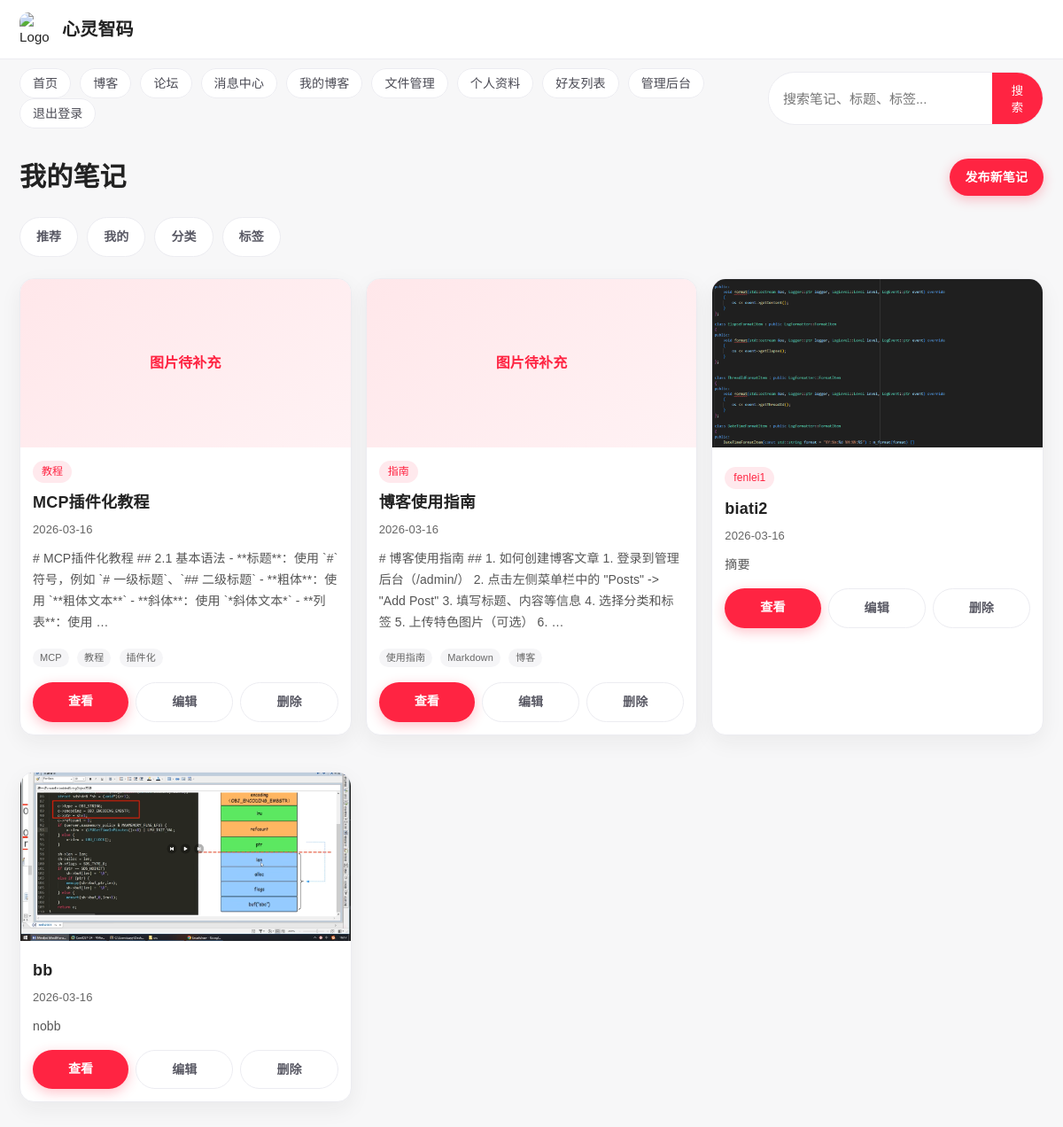
The app's page /blog/my-posts/ (signed in) with its own data.
### blog/models.py (models this page shows, shortened)
class Post(models.Model):
    title = models.CharField(max_length=200)
    slug = models.SlugField(max_length=200, unique=True)
    content = models.TextField()
    excerpt = models.TextField(blank=True)
    author = models.ForeignKey(User, on_delete=models.CASCADE, related_name='posts')
    category = models.ForeignKey(Category, on_delete=models.SET_NULL, null=True, related_name='posts')
    tags = models.ManyToManyField(Tag, related_name='posts')
    featured_image = models.ImageField(upload_to='blog_images/', blank=True, null=True)
    is_published = models.BooleanField(default=False)
    publish_date = models.DateTimeField(default=timezone.now)
    created_at = models.DateTimeField(auto_now_add=True)
    updated_at = models.DateTimeField(auto_now=True)

class Category(models.Model):
    name = models.CharField(max_length=100, unique=True)
    slug = models.SlugField(max_length=100, unique=True)
    description = models.TextField(blank=True)
    created_at = models.DateTimeField(auto_now_add=True)

class Tag(models.Model):
    name = models.CharField(max_length=50, unique=True)
    slug = models.SlugField(max_length=50, unique=True)
    created_at = models.DateTimeField(auto_now_add=True)

### blog/views.py (the view)
# urls.py: path('my-posts/', my_posts, name='my_posts'),
@login_required
def my_posts(request):
    posts = Post.objects.filter(author=request.user).order_by('-publish_date')
    return render(request, 'blog/my_posts.html', {'posts': posts})

### blog/templates/blog/my_posts.html
{% extends 'base.html' %}
{% block content %}
    <div style="display: flex; justify-content: space-between; align-items: center; margin-bottom: 24px;">
        <h1 style="font-size: 30px;">我的笔记</h1>
        <a href="{% url 'create_post' %}" class="btn">发布新笔记</a>
    </div>
    <div style="margin-bottom: 24px; display: flex; gap: 10px; flex-wrap: wrap;">
        <a href="{% url 'post_list' %}" class="btn btn-secondary">推荐</a>
        <a href="{% url 'my_posts' %}" class="btn btn-secondary">我的</a>
        <a href="{% url 'category_list' %}" class="btn btn-secondary">分类</a>
        <a href="{% url 'tag_list' %}" class="btn btn-secondary">标签</a>
    </div>
    {% if posts %}
        <div style="display: grid; grid-template-columns: repeat(auto-fill, minmax(280px, 1fr)); gap: 16px;">
            {% for post in posts %}
                <div class="card" style="transition: all 0.3s ease; border-radius: 16px; padding: 0; overflow: hidden;">
                    {% if post.featured_image %}
                        <img src="{{ post.featured_image.url }}" alt="{{ post.title }}" style="width: 100%; height: 190px; object-fit: cover; border-radius: 0;">
                    {% else %}
                        <div style="width: 100%; height: 190px; background: linear-gradient(140deg, #ffe7ea 0%, #fff2f4 100%); display: flex; align-items: center; justify-content: center; color: #ff2442;">
                            <p style="font-size: 16px; font-weight: 600;">图片待补充</p>
                        </div>
                    {% endif %}
                    <div style="padding: 14px;">
                        {% if post.category %}
                            <span style="display: inline-block; background-color: #ffe9ed; color: #ff2442; padding: 3px 10px; border-radius: 999px; font-size: 12px; margin-bottom: 10px;">
                                <a href="{% url 'category_detail' post.category.slug %}" style="color: #ff2442; text-decoration: none;">{{ post.category.name }}</a>
                            </span>
                        {% endif %}
                        <h2 style="margin-bottom: 8px; font-size: 18px;"><a href="{% url 'post_detail' post.slug %}" style="text-decoration: none; color: #222;">{{ post.title|truncatewords:13 }}</a></h2>
                        <p style="color: #666; font-size: 13px; margin-bottom: 10px;">{{ post.publish_date|date:"Y-m-d" }}</p>
                        <p style="margin-bottom: 14px; color: #555; font-size: 14px;">{{ post.excerpt|default:post.content|truncatewords:20 }}</p>
                        {% if post.tags.all %}
                            <div style="margin-bottom: 12px;">
                                {% for tag in post.tags.all %}
                                    <span style="display: inline-block; background-color: #f5f5f7; color: #666; padding: 2px 8px; border-radius: 999px; font-size: 11px; margin-right: 5px; margin-bottom: 5px;">
                                        <a href="{% url 'tag_detail' tag.slug %}" style="color: #666; text-decoration: none;">{{ tag.name }}</a>
                                    </span>
                                {% endfor %}
                            </div>
                        {% endif %}
                        <div style="display: flex; gap: 8px;">
                            <a href="{% url 'post_detail' post.slug %}" class="btn" style="flex: 1; text-align: center;">查看</a>
                            <a href="{% url 'update_post' post.slug %}" class="btn btn-secondary" style="flex: 1; text-align: center;">编辑</a>
                            <a href="{% url 'delete_post' post.slug %}" class="btn btn-secondary" style="flex: 1; text-align: center;">删除</a>
                        </div>
                    </div>
                </div>
            {% endfor %}
        </div>
    {% else %}
        <div class="card" style="padding: 50px; text-align: center;">
            <h3 style="margin-bottom: 14px;">你还没有发布笔记</h3>
            <p style="margin-bottom: 24px; color: #666;">马上发布第一篇，打造你的内容主页。</p>
            <a href="{% url 'create_post' %}" class="btn">发布第一篇</a>
        </div>
    {% endif %}
{% endblock %}

### templates/base.html (style rules this page uses)
* { margin: 0; padding: 0; box-sizing: border-box; }
:root { --xhs-red: #ff2442; --xhs-red-deep: #e51f3c; --xhs-bg: #f7f7f8; --xhs-card: #ffffff; --xhs-text: #222; --xhs-subtext: #7a7a85; --xhs-border: #ececf1; --xhs-shadow: 0 8px 24px rgba(27, 27, 33, 0.06); }
body { font-family: "PingFang SC", "Microsoft YaHei", Arial, sans-serif; line-height: 1.6; font-size: 15px; letter-spacing: 0.1px; color: var(--xhs-text); background: var(--xhs-bg); }
h1, h2, h3, h4 { line-height: 1.35; letter-spacing: 0.2px; }
p { line-height: 1.7; }
.card { background: var(--xhs-card); border-radius: 14px; padding: 22px; box-shadow: var(--xhs-shadow); margin-bottom: 25px; transition: all 0.3s ease; border: 1px solid var(--xhs-border); }
.btn { display: inline-block; padding: 10px 18px; background: var(--xhs-red); color: white; border: none; border-radius: 999px; cursor: pointer; font-size: 14px; font-weight: 600; transition: all 0.3s ease; text-decoration: none; box-shadow: 0 4px 14px rgba(255, 36, 66, 0.28); }
.btn-secondary { background: #fff; color: #5a5a65; border: 1px solid var(--xhs-border); box-shadow: none; }

### records on screen
Post: featured_image "图片待补充", category.name "教程", title "MCP插件化教程", publish_date "2026-03-16", excerpt "# MCP插件化教程 ## 2.1 基本语法 - **标题**：使用 `#` 符号，例如 `# 一级标题`、`## 二级标题` - **粗体**：使用 `**粗体文本**` - **斜体**：使用 `*斜体文本*` - **列表**：使用 …"
Tag: name "MCP"
Tag: name "教程"
Tag: name "插件化"
Post: featured_image "图片待补充", category.name "指南", title "博客使用指南", publish_date "2026-03-16", excerpt "# 博客使用指南 ## 1. 如何创建博客文章 1. 登录到管理后台（/admin/） 2. 点击左侧菜单栏中的 \"Posts\" -> \"Add Post\" 3. 填写标题、内容等信息 4. 选择分类和标签 5. 上传特色图片（可选） 6. …"
Tag: name "使用指南"
Tag: name "Markdown"
Tag: name "博客"
Post: featured_image (picture), category.name "fenlei1", title "biati2", publish_date "2026-03-16", excerpt "摘要"
Post: featured_image (picture), title "bb", publish_date "2026-03-16", excerpt "nobb"
